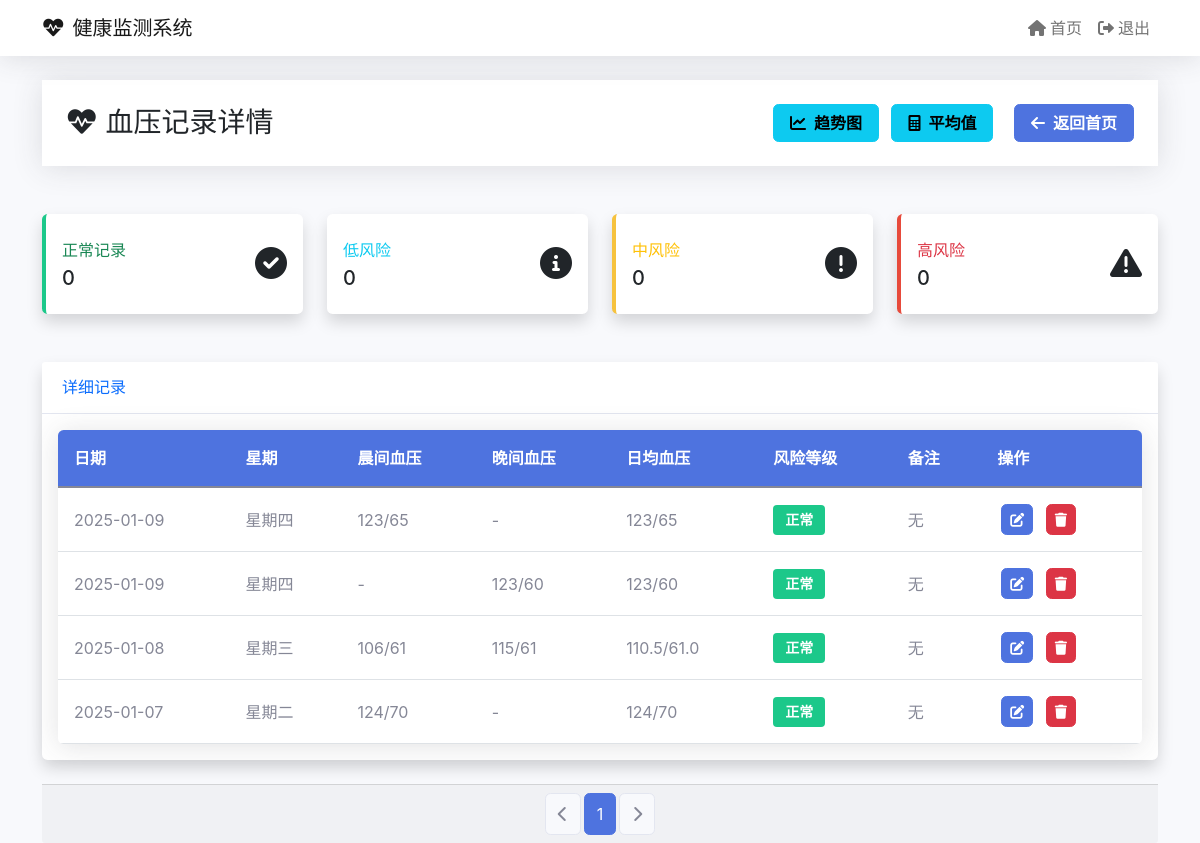
The app's page /blood_pressure_detail (signed in), older data.
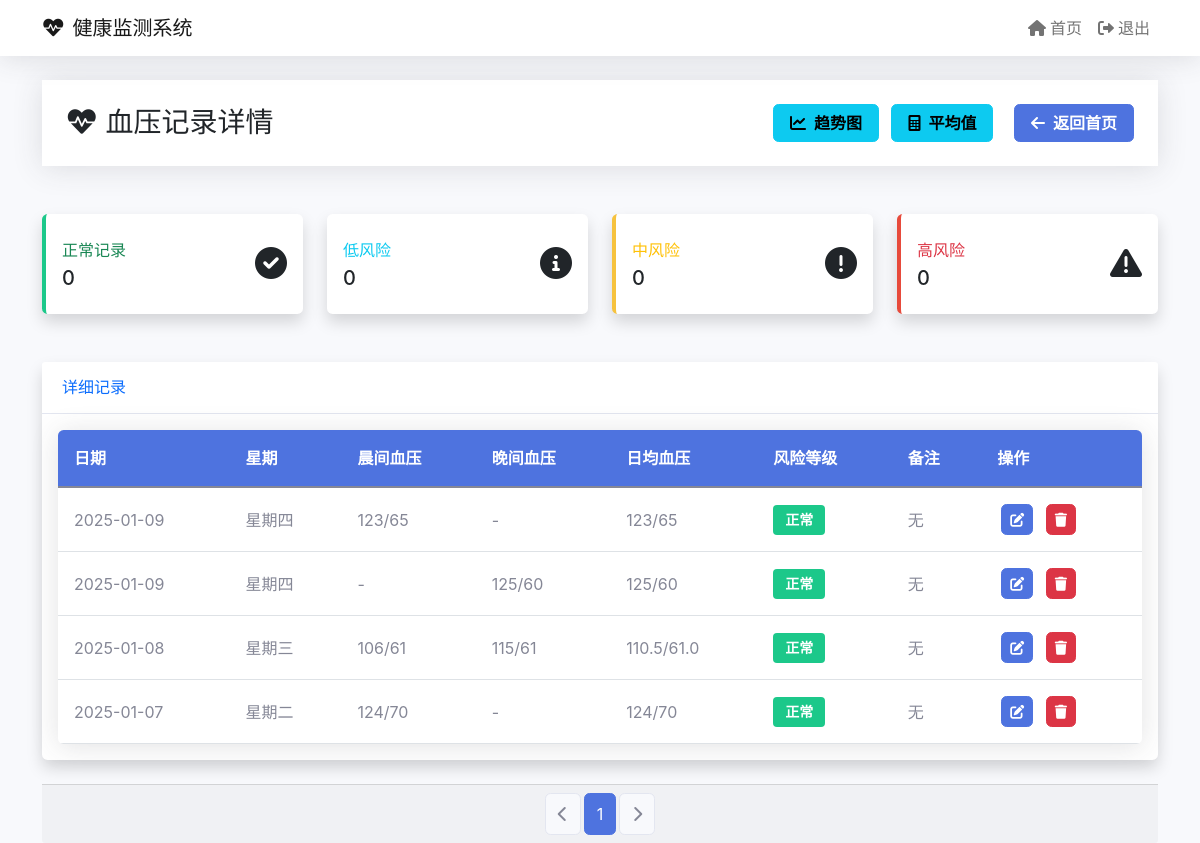
The same page, newer data.
### tables this page shows
CREATE TABLE bloodpressure_records
                 (id INTEGER PRIMARY KEY AUTOINCREMENT,
                  date TEXT NOT NULL,
                  day_of_week TEXT NOT NULL,
                  morning_high INTEGER,
                  morning_low INTEGER,
                  afternoon_high INTEGER,
                  afternoon_low INTEGER,
                  notes TEXT,
                  today_average TEXT,
                  risk TEXT);

### app.py (the view)
@app.route('/blood_pressure_detail')
@login_required
def blood_pressure_detail():
    page = request.args.get('page', 1, type=int)
    per_page = 10
    db = get_db()
    total = db.execute('SELECT COUNT(*) FROM bloodpressure_records').fetchone()[0]
    total_pages = (total + per_page - 1) // per_page
    offset = (page - 1) * per_page
    records = db.execute('''SELECT * FROM bloodpressure_records
                           ORDER BY date DESC LIMIT ? OFFSET ?''',
                        [per_page, offset]).fetchall()
    records_with_daily = []
    for record in records:
        record_dict = dict(record)
        if record['morning_high'] and record['afternoon_high']:
            record_dict['daily_high'] = round((record['morning_high'] + record['afternoon_high']) / 2, 1)
        elif record['morning_high']:
            record_dict['daily_high'] = record['morning_high']
        elif record['afternoon_high']:
            record_dict['daily_high'] = record['afternoon_high']
        else:
            record_dict['daily_high'] = None
        if record['morning_low'] and record['afternoon_low']:
            record_dict['daily_low'] = round((record['morning_low'] + record['afternoon_low']) / 2, 1)
        elif record['morning_low']:
            record_dict['daily_low'] = record['morning_low']
        elif record['afternoon_low']:
            record_dict['daily_low'] = record['afternoon_low']
        else:
            record_dict['daily_low'] = None
        records_with_daily.append(record_dict)
    db.close()
    return render_template('bloodpressuredetail.html',
                         records=records_with_daily,
                         current_page=page,
                         total_pages=total_pages)

### app.py (called while the page is built)
def login_required(f):
    @wraps(f)
    def decorated_function(*args, **kwargs):
        if 'logged_in' not in session:
            return redirect(url_for('login'))
        return f(*args, **kwargs)
    return decorated_function

### templates/bloodpressuredetail.html (shortened to what this page needs)
{% extends "base.html" %}
{% block content %}
<div class="row mb-4">
    <div class="col-12">
        <div class="page-header">
            <div class="container">
                <div class="d-flex justify-content-between align-items-center">
                    <h1 class="h3 mb-0 text-gray-800">
                        <i class="fas fa-heartbeat me-2"></i>血压记录详情
                    </h1>
                    <div>
                        <a href="{{ url_for('blood_pressure_chart') }}" class="btn btn-info me-2">
                            <i class="fas fa-chart-line me-2"></i>趋势图
                        </a>
                        <a href="{{ url_for('blood_pressure_average') }}" class="btn btn-info me-2">
                            <i class="fas fa-calculator me-2"></i>平均值
                        </a>
                        <a href="{{ url_for('landing') }}" class="btn btn-primary ms-2">
                            <i class="fas fa-arrow-left me-2"></i>返回首页
                        </a>
                    </div>
                </div>
            </div>
        </div>
    </div>
</div>
<div class="row mb-4">
    {% set risk_stats = namespace(good=0, low=0, middle=0, high=0) %}
    {% for record in records %}
        {% if record.risk == 'good' %}
            {% set risk_stats.good = risk_stats.good + 1 %}
        {% elif record.risk == 'low risk' %}
            {% set risk_stats.low = risk_stats.low + 1 %}
        {% elif record.risk == 'middle risk' %}
            {% set risk_stats.middle = risk_stats.middle + 1 %}
        {% elif record.risk == 'high risk' %}
            {% set risk_stats.high = risk_stats.high + 1 %}
        {% endif %}
    {% endfor %}
    <div class="col-xl-3 col-md-6 mb-4">
        <div class="card border-left-success shadow h-100 py-2 stats-card">
            <div class="card-body">
                <div class="row no-gutters align-items-center">
                    <div class="col mr-2">
                        <div class="text-xs font-weight-bold text-success text-uppercase mb-1">正常记录</div>
                        <div class="h5 mb-0 font-weight-bold text-gray-800">{{ risk_stats.good }}</div>
                    </div>
                    <div class="col-auto">
                        <i class="fas fa-check-circle fa-2x text-gray-300"></i>
                    </div>
                </div>
            </div>
        </div>
    </div>
    <div class="col-xl-3 col-md-6 mb-4">
        <div class="card border-left-info shadow h-100 py-2 stats-card">
            <div class="card-body">
                <div class="row no-gutters align-items-center">
                    <div class="col mr-2">
                        <div class="text-xs font-weight-bold text-info text-uppercase mb-1">低风险</div>
                        <div class="h5 mb-0 font-weight-bold text-gray-800">{{ risk_stats.low }}</div>
                    </div>
                    <div class="col-auto">
                        <i class="fas fa-info-circle fa-2x text-gray-300"></i>
                    </div>
                </div>
            </div>
        </div>
    </div>
    <div class="col-xl-3 col-md-6 mb-4">
        <div class="card border-left-warning shadow h-100 py-2 stats-card">
            <div class="card-body">
                <div class="row no-gutters align-items-center">
                    <div class="col mr-2">
                        <div class="text-xs font-weight-bold text-warning text-uppercase mb-1">中风险</div>
                        <div class="h5 mb-0 font-weight-bold text-gray-800">{{ risk_stats.middle }}</div>
                    </div>
                    <div class="col-auto">
                        <i class="fas fa-exclamation-circle fa-2x text-gray-300"></i>
                    </div>
                </div>
            </div>
        </div>
    </div>
    <div class="col-xl-3 col-md-6 mb-4">
        <div class="card border-left-danger shadow h-100 py-2 stats-card">
            <div class="card-body">
                <div class="row no-gutters align-items-center">
                    <div class="col mr-2">
                        <div class="text-xs font-weight-bold text-danger text-uppercase mb-1">高风险</div>
                        <div class="h5 mb-0 font-weight-bold text-gray-800">{{ risk_stats.high }}</div>
                    </div>
                    <div class="col-auto">
                        <i class="fas fa-exclamation-triangle fa-2x text-gray-300"></i>
                    </div>
                </div>
            </div>
        </div>
    </div>
</div>
<div class="card shadow mb-4">
    <div class="card-header py-3">
        <h6 class="m-0 font-weight-bold text-primary">详细记录</h6>
    </div>
    <div class="card-body">
        <div class="table-responsive">
            <table class="table table-hover">
                <thead>
                    <tr>
                        <th>日期</th>
                        <th>星期</th>
                        <th>晨间血压</th>
                        <th>晚间血压</th>
                        <th>日均血压</th>
                        <th>风险等级</th>
                        <th>备注</th>
                        <th>操作</th>
                    </tr>
                </thead>
                <tbody>
                    {% for record in records %}
                    <tr>
                        <td>{{ record.date }}</td>
                        <td>{{ record.day_of_week }}</td>
                        <td>
                            {% if record.morning_high and record.morning_low %}
                                {{ record.morning_high }}/{{ record.morning_low }}
                            {% else %}
                                -
                            {% endif %}
                        </td>
                        <td>
                            {% if record.afternoon_high and record.afternoon_low %}
                                {{ record.afternoon_high }}/{{ record.afternoon_low }}
                            {% else %}
                                -
                            {% endif %}
                        </td>
                        <td>
                            {% if record.daily_high and record.daily_low %}
                                {{ record.daily_high }}/{{ record.daily_low }}
                            {% else %}
                                -
                            {% endif %}
                        </td>
                        <td>
                            <span class="badge badge-{{ 'danger' if record.risk == 'high risk'
                                                    else 'warning' if record.risk == 'middle risk'
                                                    else 'info' if record.risk == 'low risk'
                                                    else 'success' }}">
                                {{ record.risk or '正常' }}
                            </span>
                        </td>
                        <td>{{ record.notes or '无' }}</td>
                        <td class="action-buttons">
                            <button type="button" class="btn btn-primary btn-sm" data-bs-toggle="modal" data-bs-target="#editModal{{ record.id }}">
                                <i class="fas fa-edit"></i>
                            </button>
                            <a href="{{ url_for('delete_blood_pressure', id=record.id) }}" class="btn btn-danger btn-sm" onclick="return confirm('确定要删除这条记录吗？')">
                                <i class="fas fa-trash"></i>
                            </a>
                        </td>
                    </tr>
                    {% endfor %}
                </tbody>
            </table>
        </div>
    </div>
</div>
<div class="card-footer">
    <nav aria-label="Page navigation">
        <ul class="pagination justify-content-center mb-0">
            <li class="page-item {{ 'disabled' if current_page == 1 }}">
                <a class="page-link" href="{{ url_for('blood_pressure_detail', page=current_page-1) if current_page > 1 else '#' }}">
                    <i class="fas fa-chevron-left"></i>
                </a>
            </li>
            {% for page in range(1, total_pages + 1) %}
                {% if page == current_page %}
                    <li class="page-item active">
                        <span class="page-link">{{ page }}</span>
                    </li>
                {% endif %}
            {% endfor %}
            <li class="page-item {{ 'disabled' if current_page == total_pages }}">
                <a class="page-link" href="{{ url_for('blood_pressure_detail', page=current_page+1) if current_page < total_pages else '#' }}">
                    <i class="fas fa-chevron-right"></i>
                </a>
            </li>
        </ul>
    </nav>
</div>
{% endblock %}

### templates/base.html (shortened to what this page needs)
<!DOCTYPE html>
<html>
<head>
    <link href="https://cdn.jsdelivr.net/npm/bootstrap@5.1.3/dist/css/bootstrap.min.css" rel="stylesheet">
    <link href="https://cdnjs.cloudflare.com/ajax/libs/font-awesome/6.0.0/css/all.min.css" rel="stylesheet">
</head>
<body>
    <nav class="navbar navbar-expand-lg navbar-light mb-4">
        <div class="container">
            <a class="navbar-brand" href="{{ url_for('landing') }}">
                <i class="fas fa-heartbeat me-2"></i>健康监测系统
            </a>
            {% if session.logged_in %}
            <div class="collapse navbar-collapse" id="navbarNav">
                <ul class="navbar-nav ms-auto">
                    <li class="nav-item">
                        <a class="nav-link" href="{{ url_for('landing') }}">
                            <i class="fas fa-home me-1"></i>首页
                        </a>
                    </li>
                    <li class="nav-item">
                        <a class="nav-link" href="{{ url_for('logout') }}">
                            <i class="fas fa-sign-out-alt me-1"></i>退出
                        </a>
                    </li>
                </ul>
            </div>
            {% endif %}
        </div>
    </nav>
    <div class="container">
        {% block content %}{% endblock %}
    </div>
</body>
</html>

### templates/base.html (style rules this page uses)
:root { --primary-color: #4e73df; --secondary-color: #858796; --success-color: #1cc88a; --info-color: #36b9cc; --warning-color: #f6c23e; --danger-color: #e74a3b; }
body { background-color: #f8f9fc; font-family: 'Nunito', -apple-system, BlinkMacSystemFont, "Segoe UI", Roboto, "Helvetica Neue", Arial, sans-serif; }
.navbar { background-color: white; box-shadow: 0 .15rem 1.75rem 0 rgba(58,59,69,.15); }
.card { border: none; border-radius: .35rem; box-shadow: 0 .15rem 1.75rem 0 rgba(58,59,69,.15); }
.card-header { background-color: white; border-bottom: 1px solid #e3e6f0; padding: 1rem 1.25rem; }
.btn { border-radius: .35rem; padding: .375rem 1rem; font-weight: 600; }
.btn-primary { background-color: var(--primary-color); border-color: var(--primary-color); }
.table { color: #858796; }
.table thead th { background-color: #f8f9fc; border-bottom: 2px solid #e3e6f0; }
.page-header { margin-bottom: 1.5rem; padding: 1.5rem 0; background-color: white; box-shadow: 0 .15rem 1.75rem 0 rgba(58,59,69,.15); }

### templates/bloodpressuredetail.html (style rules this page uses)
.action-buttons .btn { padding: .25rem .5rem; font-size: .875rem; margin: 0 .25rem; }
.table-responsive { border-radius: .35rem; box-shadow: 0 .15rem 1.75rem 0 rgba(58,59,69,.15); }
.table { margin-bottom: 0; }
.table thead th { background-color: var(--primary-color); color: white; border: none; padding: 1rem; }
.table td { vertical-align: middle; padding: 1rem; }
.badge { padding: .5rem .75rem; font-size: .875rem; font-weight: 600; }
.badge-success { background-color: var(--success-color); }
.stats-card { transition: all .3s ease; }
.border-left-success { border-left: .25rem solid var(--success-color) !important; }
.border-left-warning { border-left: .25rem solid var(--warning-color) !important; }
.border-left-danger { border-left: .25rem solid var(--danger-color) !important; }
.pagination { margin: 0; }
.page-link { color: var(--primary-color); border: 1px solid #e3e6f0; padding: .5rem .75rem; margin: 0 .25rem; border-radius: .35rem !important; }
.page-item.active .page-link { background-color: var(--primary-color); border-color: var(--primary-color); }
.page-item.disabled .page-link { color: var(--secondary-color); background-color: #f8f9fc; border-color: #e3e6f0; }

Row changes from the older to the newer data that the page shows:
removed bloodpressure_records: date "2025-01-09", day_of_week "星期四", afternoon_high "123", afternoon_low "60", daily_high "123", daily_low "60", risk "正常", notes "无"
added bloodpressure_records: date "2025-01-09", day_of_week "星期四", afternoon_high "125", afternoon_low "60", daily_high "125", daily_low "60", risk "正常", notes "无"
